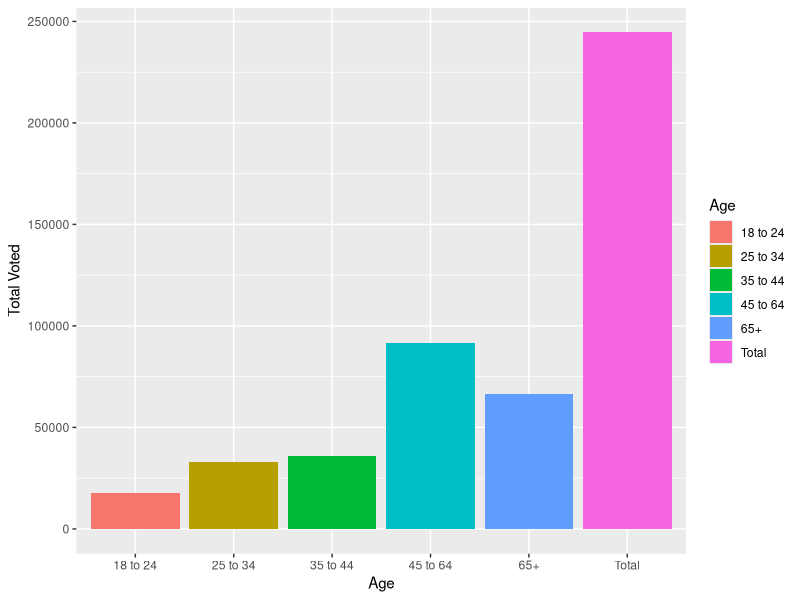
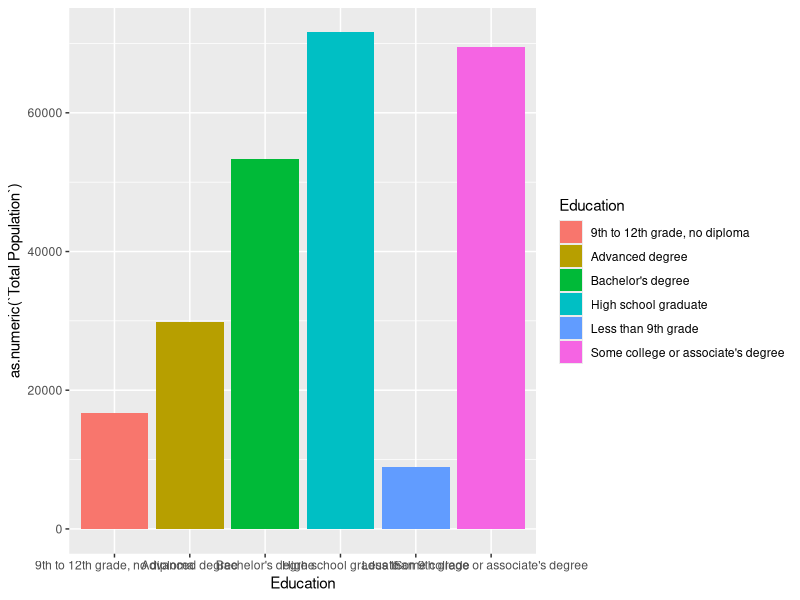
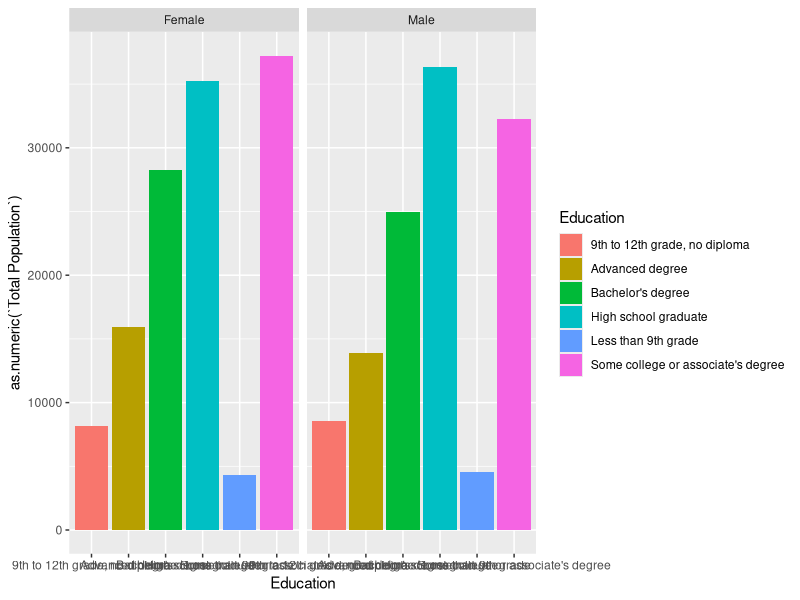
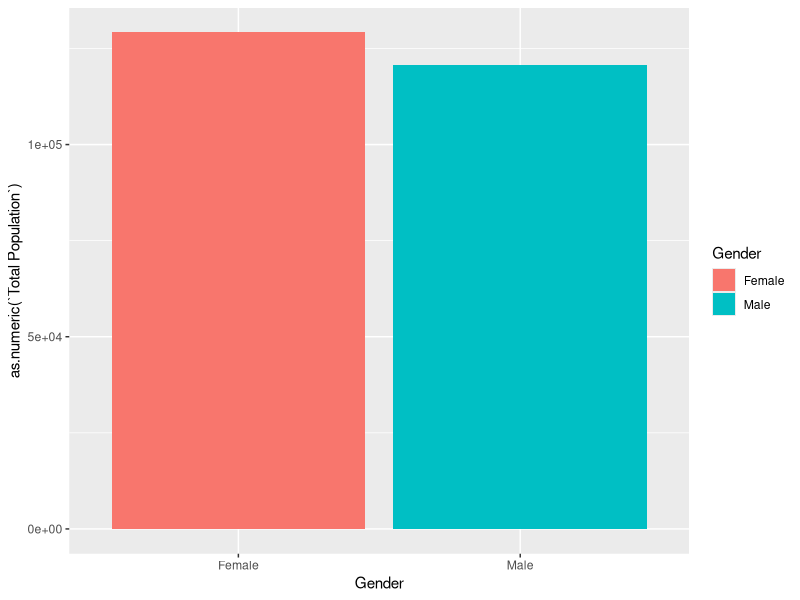

Recreate these plots in R, in order.
## ---- chunk 1
library(readxl)
library(tidyverse)
## ---- chunk 2
state_2018 <- read_xlsx("state_2018.xlsx", skip = 5)

# Cleaning column names
colnames(state_2018) <- c("State", "Age", "Total Population", "Total Citizen Population",
                          "Total Registered", "Total Percent Registered", "Error (1)",
                          "Percent Registered (Citizen)", "Error (2)", "Total Voted",
                          "Total Percent Voted", "Error (3)", "Percent Voted (Citizen)",
                          "Error (4)")

# Fill NA spots in first column with corresponding state names
all_names <- c("US", state.name)
# Adds DC in list after Delware (9th element)
all_names <- append(all_names, "DC", 9)
# Represents current index num. of state list 'all_names'
cnt = 1

# Loop that replaces NA with correct state names
for(i in 1:nrow(state_2018)) {
  curr_state <- all_names[cnt]     
  state_2018[i,][1] <- curr_state 
  if(i %% 6 == 0) {
    cnt = cnt + 1  
  }
}

state_2018 <- na.omit(state_2018)
state_2018
## ---- chunk 3
# Barplot showing how little young people vote compared to the rest of the population 
ggplot(state_2018) +
  aes(Age, `Total Voted`, fill = Age) +
  geom_col(stat = "identity")
## ---- chunk 4
educ_2018 <- read_xlsx("young_2018.xlsx", skip = 6)

# Cleaning column names: TODO: Make column names proper
colnames(educ_2018) <- c("Gender", "Education", "Total Population",
                          "Total Citizen Population", "Number (Registered)",  
                          "Percent (Registered)", "Number (Not Registered)",
                          "Percent (Not Registered)", "Number (No Response Registration)",
                          "Percent (No Response Registration)", "Number (Voted)", 
                          "Percent (Voted)", "Number (Not Voted)", "Percent (Not Voted)", 
                          "Number (No Response Vote)", "Percent (No Response Vote)",
                          "temp", "temp2")

genders <- c("Both Sexes", "Male", "Female")

# Represents current index num. of genders list
cnt = 1

# Loop that replaces NA with correct genders names
for(i in 1:nrow(educ_2018)) {
  cur_gender <- genders[cnt]     
  educ_2018[i,][1] <- cur_gender
  if(i %% 7 == 0) {
    cnt = cnt + 1  
  }
}

educ_2018 <- na.omit(educ_2018)
## ---- chunk 5
# Will education level for 18-24 year olds affect vote?
educ_2018 %>% 
  filter(Gender == "Both Sexes" & Education != "Total") %>% 
  ggplot(aes(Education, as.numeric(`Total Population`), fill = Education)) +
  geom_bar(stat = "identity")

educ_2018 %>% 
  filter(Gender != "Both Sexes" & Education != "Total") %>% 
  ggplot(aes(Education, as.numeric(`Total Population`), fill = Education)) +
  geom_bar(stat = "identity") +
  facet_wrap(~Gender)

# TODO: Statistical test (Higher education level, more they will vote perhaps?)
# TODO: Perhaps get education data from earlier years to see if education has impacted young people voting when compared to today
## ---- chunk 6
# Will gender for 18-24 year olds affect vote? 

educ_2018 %>% 
  filter(Gender != "Both Sexes" & Education != "Total") %>% 
  ggplot(aes(Gender, as.numeric(`Total Population`), fill = Gender)) +
  geom_col(stat = "identity")

# TODO: Statistical test? (From plots perhaps gender does not have a role in vote for 18-24 years)
